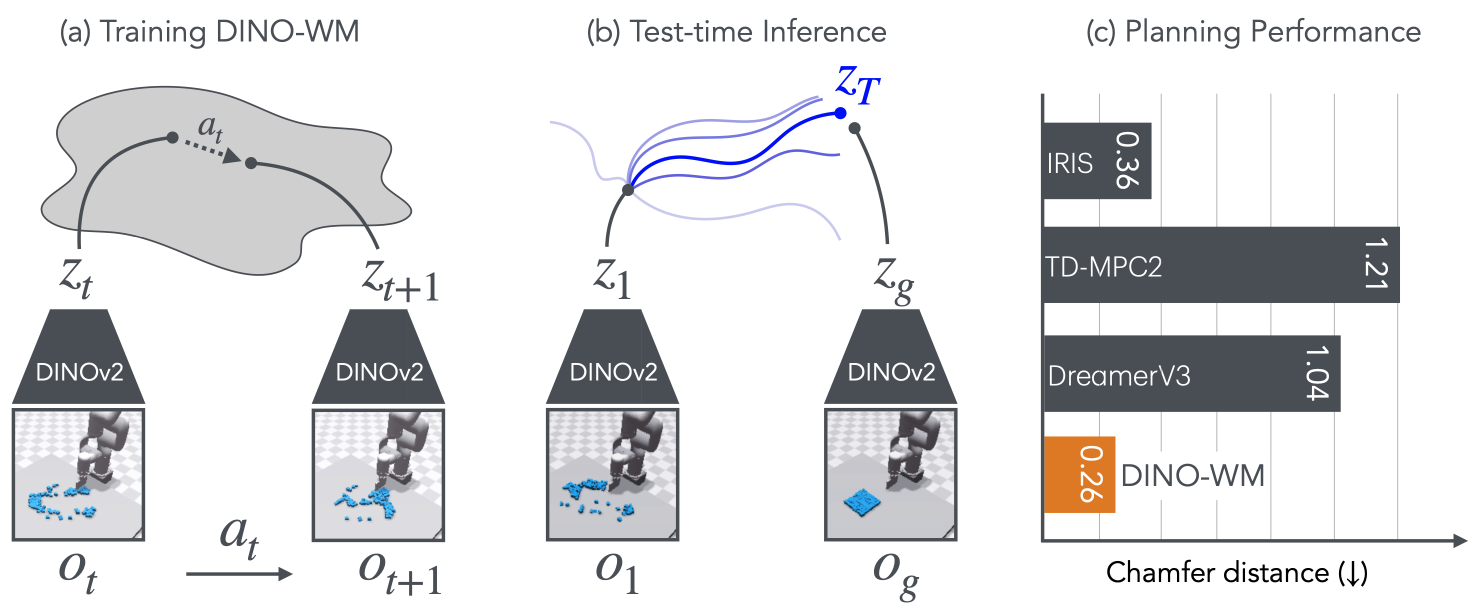
#> input picture src/assets/intro.png, 2954 x 1226 px (shown at 1/2 size)
$ python make_page_clip.py ../../assets/intro.png out.png
#> lines starting #> are read from the running program, lines starting #| are printed output that depends on the picture
### src/scripts/video/common.py
"""Shared canvas, palette, type and encoding helpers for the project-page intro video.

DESIGN RULES
  * Every frame is composed in PIL at a fixed canvas and handed to ffmpeg as raw RGB. We never use
    ffmpeg's `drawtext`, so typography is fully under our control and identical across beats.
  * Type is Nimbus Roman / Nimbus Sans -- the URW clones of the two faces the paper actually ships
    (`mathptmx` for prose, `helvet` for the Figure 1 diagram). Annotation therefore matches the
    paper rather than looking like a different document.
  * Colours are the paper's own diagram palette (Jurix_paper/main.tex:24-52). Nothing is invented.
"""
from __future__ import annotations

import subprocess
from pathlib import Path

import numpy as np
from PIL import Image, ImageDraw, ImageFont

# ---------------------------------------------------------------- canvas
W, H = 1920, 1080
FPS = 30

# ---------------------------------------------------------------- palette (Jurix_paper/main.tex)
INK        = (21, 24, 29)
MUTE       = (92, 99, 110)
FAINT      = (135, 142, 153)
RULE       = (226, 229, 234)
BG         = (255, 255, 255)
PANEL      = (247, 248, 250)

LAW        = (0x1D, 0x6F, 0xE0)   # diagLaw     - law / social agent
PLAN       = (0xE6, 0x39, 0x46)   # diagPlan    - planner / realistic agent
ENV        = (0x12, 0xA1, 0x50)   # diagEnv
LATENT     = (0x7C, 0x3A, 0xED)   # diagLatent  - world model / oracle
PROBE      = (0xE8, 0x89, 0x0C)   # diagProbe
DEV        = (0xE3, 0x9E, 0x14)   # deviant agent
GAP_GROUND = (0x00, 0xB4, 0xD8)   # gapblue     - grounding isomorphism gap
GAP_ONTO   = (0xC2, 0x18, 0x5B)   # gapred      - ontological isomorphism gap

SIGN_RGB = {"white": (255, 255, 255), "yellow": (246, 208, 47),
            "red": (230, 57, 70), "green": (0, 204, 0)}

# ---------------------------------------------------------------- type
_FD = Path("/usr/share/fonts/opentype/urw-base35")
_ROMAN, _ROMAN_B, _ROMAN_I = "NimbusRoman-Regular.otf", "NimbusRoman-Bold.otf", "NimbusRoman-Italic.otf"
_SANS, _SANS_B = "NimbusSans-Regular.otf", "NimbusSans-Bold.otf"
_MONO = "/usr/share/fonts/truetype/dejavu/DejaVuSansMono.ttf"          # for atoms / rule text
_MONO_B = "/usr/share/fonts/truetype/dejavu/DejaVuSansMono-Bold.ttf"
# Lato for display captions -- the same face dino-wm.github.io uses, and a cleaner, more modern
# voice than the paper's Times for on-screen titling.
_LATO = "/usr/share/fonts/truetype/lato/Lato-Black.ttf"
_LATO_B = "/usr/share/fonts/truetype/lato/Lato-Bold.ttf"

_cache: dict = {}


# [10 lines left out: function font, not called in this run]


def new_frame(bg=BG) -> Image.Image:
    return Image.new("RGB", (W, H), bg)


# [40 lines left out: functions text, text_tracked, measure, fit_image, ease, not called in this run]


def blend(a: Image.Image, b: Image.Image, t: float) -> Image.Image:
    return Image.blend(a, b, min(1.0, max(0.0, t)))


def hold(frames: list, n: int) -> list:
    return frames + [frames[-1]] * n if frames else frames


# [11 lines left out: function crossfade, not called in this run]


# ---------------------------------------------------------------- encoding
def write_mp4(frames, out, fps: int = FPS, crf: int = 18):
    """Pipe RGB frames straight into libx264. yuv420p + even dims so browsers can play it."""
    out = Path(out)
    out.parent.mkdir(parents=True, exist_ok=True)
    w, h = frames[0].size
    assert w % 2 == 0 and h % 2 == 0, f"odd dimensions {w}x{h} break yuv420p"
    cmd = ["ffmpeg", "-y", "-loglevel", "error",
           "-f", "rawvideo", "-pix_fmt", "rgb24", "-s", f"{w}x{h}", "-r", str(fps), "-i", "-",
           "-c:v", "libx264", "-preset", "slow", "-crf", str(crf),
           "-pix_fmt", "yuv420p", "-movflags", "+faststart", str(out)]
    p = subprocess.Popen(cmd, stdin=subprocess.PIPE)
    for f in frames:
        p.stdin.write(np.asarray(f.convert("RGB"), dtype=np.uint8).tobytes())
    p.stdin.close()
    if p.wait() != 0:
        raise RuntimeError(f"ffmpeg failed writing {out}")
    mb = out.stat().st_size / 1e6
    print(f"[video] wrote {out}  {len(frames)} frames  {len(frames)/fps:.1f}s  {mb:.1f} MB")
    return out


def read_mp4(path, max_frames=None) -> list:
    """Decode an mp4 to a list of PIL frames (used for the episode clips)."""
    import imageio.v2 as imageio
    rd = imageio.get_reader(str(path))
    out = []
    for i, fr in enumerate(rd):
        if max_frames and i >= max_frames:
            break
        out.append(Image.fromarray(np.asarray(fr)[..., :3]))
    rd.close()
    return out

### src/scripts/video/make_page_clip.py
"""Trim a planner-produced episode mp4 to the part where something happens, and play it at a chosen
multiple of REAL time.

TIMEBASE. The Single env runs sim.dt=0.01 with decimation=4 (dinowm_grid_env_cfg.DinoWMGridSingleEnvCfg),
so one captured substep frame is 0.04 s of simulated time -- real time is 25 fps. `--speed 2` means
twice real time, and the output fps is derived from that, not guessed. plan.py muxes these at 8 fps,
i.e. ~3x SLOWER than real, which is why the raw clips feel interminable.

TRIMMING. `full_video=true` keeps rendering after the goal is reached, so the tail is a parked arm
and a motionless cube. Rather than guess a cut point from stroke counts (substeps per stroke vary),
the cut is measured from the footage: the last frame whose executed panel differs from its
predecessor by more than --motion-eps, plus a short tail. The detected cut is printed so it can be
sanity-checked against the episode's recorded n_steps.
"""
from __future__ import annotations

import argparse
import sys
from pathlib import Path

import numpy as np

sys.path.insert(0, "/newdata2/dylantw/Legislated-Planner/src")
from scripts.video import common as c  # noqa: E402

SIM_DT = 0.04                      # s per captured substep frame (0.01 * decimation 4)
REAL_FPS = 1.0 / SIM_DT            # 25


def stroke_boundaries(frames, expected: int):
    """Frame indices where a stroke ends, found from the footage.

    At every stroke boundary the harness snaps the arm back to the home pose
    (grid_wrapper_single.execute_stroke), which produces a far larger frame-to-frame change than
    anything mid-push. So the boundaries are the `expected` strongest, well-separated peaks in the
    inter-frame difference. The count is checked against the batch's own stroke count and reported.
    """
    half = frames[0].width // 2
    A = np.stack([np.asarray(f.crop((0, 0, half, f.height)), dtype=np.int16) for f in frames])
    d = np.abs(np.diff(A, axis=0)).mean(axis=(1, 2, 3))
    order = np.argsort(d)[::-1]
    picked: list[int] = []
    for i in order:
        if len(picked) >= expected:
            break
        if all(abs(int(i) - p) > 15 for p in picked):      # suppress the cluster around each peak
            picked.append(int(i))
    return sorted(picked)


def last_motion_frame(frames, eps: float) -> int:
    """Index of the last frame where the EXECUTED panel (left half) still changes."""
    half = frames[0].width // 2
    prev = np.asarray(frames[0].crop((0, 0, half, frames[0].height)), dtype=np.int16)
    last = 0
    for i, fr in enumerate(frames[1:], start=1):
        cur = np.asarray(fr.crop((0, 0, half, fr.height)), dtype=np.int16)
        if float(np.abs(cur - prev).mean()) > eps:
            last = i
        prev = cur
    return last


def main():
    ap = argparse.ArgumentParser()
    ap.add_argument("src"); ap.add_argument("dst")
    ap.add_argument("--speed", type=float, default=2.0, help="multiple of real time")
    ap.add_argument("--stride", type=int, default=1, help="keep every Nth frame (1 = all, smoothest)")
    ap.add_argument("--scale", type=int, default=2)
    ap.add_argument("--trim", action="store_true", default=True,
                    help="cut the motionless tail after the goal is reached")
    ap.add_argument("--no-trim", dest="trim", action="store_false")
    ap.add_argument("--motion-eps", type=float, default=0.35)
    # Default ON: the goal panel is a STATIC shot of the cube already at the goal, shown from frame
    # zero. Watched as a loop it reads as "it finished ages ago" and competes with the real action.
    ap.add_argument("--executed-only", action="store_true", default=True,
                    help="keep only the LEFT (executed) panel; drop the static goal panel (default)")
    ap.add_argument("--with-goal", dest="executed_only", action="store_false",
                    help="keep the [executed | goal] side-by-side layout")
    ap.add_argument("--metrics", default=None,
                    help="eval_metrics.json of the run; with --ep, cuts at THIS episode's own goal "
                         "instead of the batch's longest episode")
    ap.add_argument("--ep", type=int, default=None)
    ap.add_argument("--tail", type=float, default=0.4, help="seconds of stillness to keep")
    a = ap.parse_args()

    frames = c.read_mp4(a.src)
#> the loop in read_mp4, `for i, fr in enumerate(rd):` made 1 pass
#> after the loop in read_mp4, `for i, fr in enumerate(rd):`: out = 1 item
#> frames = 1 item
    n0 = len(frames)
#> n0 = 1

    # The clip's length is set by the LONGEST episode in the batch -- a shorter episode keeps being
    # stepped with padded actions after it has already reached the goal, so it must be cut at its
    # own boundary, not where motion happens to stop.
    if a.metrics and a.ep is not None:
        import json
        ns = np.asarray(json.load(open(a.metrics))["n_steps"])
        mine, longest = int(ns[a.ep]), int(ns.max())
        if mine < longest:
            b = stroke_boundaries(frames, longest - 1)
            print(f"[clip] batch runs {longest} strokes, ep{a.ep} runs {mine}; "
                  f"found {len(b)} boundaries {b[:6]}{'...' if len(b) > 6 else ''}")
            cut = b[mine - 1] + int(a.tail / SIM_DT)
            frames = frames[:min(n0, cut)]
            print(f"[clip] cut at its own goal: frame {cut} of {n0}")
        else:
            print(f"[clip] ep{a.ep} IS the longest episode ({mine} strokes); no goal cut needed")

    # The two cuts COMPOSE: the goal cut removes padded strokes after this episode finished, and the
    # stillness cut removes the settle frames at the end of the last real stroke. Applying only one
    # leaves either padded pushes or a frozen tail.
    if a.trim:
        last = last_motion_frame(frames, a.motion_eps)
#> in last_motion_frame, `prev = np.asarray(frames[0].crop((0, 0, half, frames[0].height)), dtyp..`:
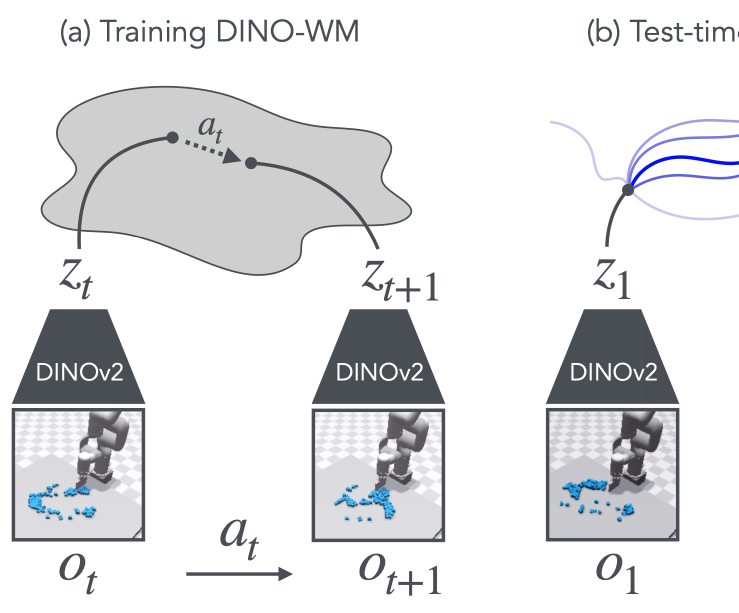
#> prev: shape (1226, 1477, 3) int16 (shown at 1/2 size); mean of channels 0, 1, 2 227.1, 228, 229.7; drawn as R, G, B
#> last = 0
        keep = min(n0, last + 1 + int(a.tail / SIM_DT))
#> keep = 1
        print(f"[clip] motion ends at frame {last}/{n0-1} "
              f"({last * SIM_DT:.1f}s sim) -> keeping {keep} frames")
#| [clip] motion ends at frame 0/0 (0.0s sim) -> keeping 1 frames
        frames = frames[:keep]

    if a.executed_only:
        w, h = frames[0].size
#> w = 2954; h = 1226
        frames = [f.crop((0, 0, w // 2, h)) for f in frames]
        print(f"[clip] dropped the goal panel -> {frames[0].size[0]}x{frames[0].size[1]}")
#| [clip] dropped the goal panel -> 1477x1226

    frames = frames[::a.stride]
    fps = max(1, int(round(REAL_FPS * a.speed / a.stride)))
    if a.scale > 1:
        w, h = frames[0].size
#> w = 1477
        frames = [f.resize((w * a.scale, h * a.scale)) for f in frames]
    print(f"[clip] {Path(a.src).name}: {n0} -> {len(frames)} frames @ {fps}fps "
          f"= {len(frames)/fps:.1f}s  ({a.speed:g}x real time)")
#| [clip] intro.png: 1 -> 1 frames @ 50fps = 0.0s  (2x real time)
    c.write_mp4(frames, a.dst, fps=fps, crf=20)


if __name__ == "__main__":
#> (the run stopped early here; a loop or call above may not have finished)
